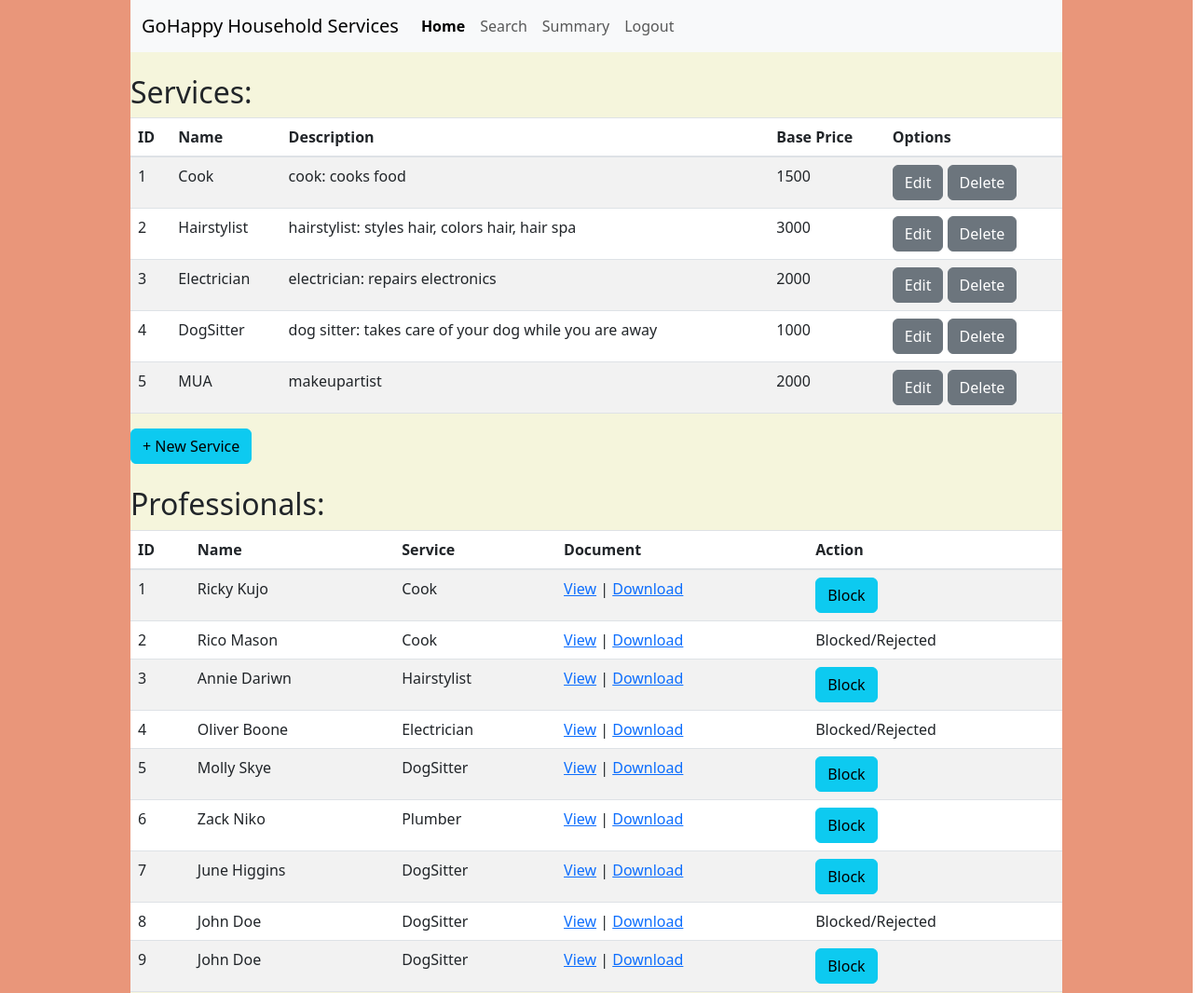
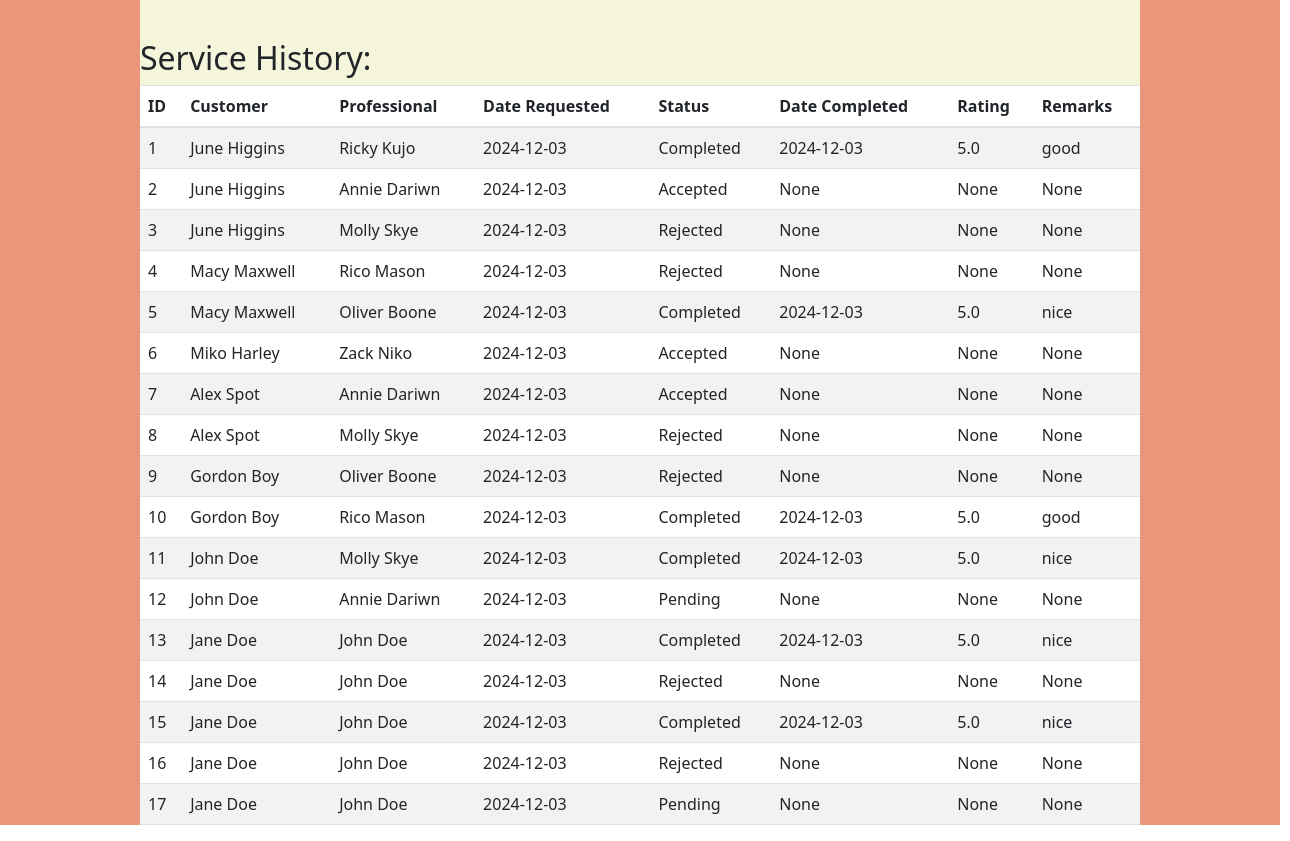
Screenshot of /dashb_admin with the database file from the repository (2 pictures, top to bottom).
### application/models.py (models this page shows)
class Services(db.Model):
    id=db.Column(db.Integer(), primary_key=True)
    name=db.Column(db.String(), nullable=False)
    baseprice=db.Column(db.Integer(), nullable=False)
    descr=db.Column(db.String(), nullable=False)
    searchdescr=db.Column(db.String(), nullable=False)

class Professionals(db.Model):
    userid=db.Column(db.Integer(), nullable=False, primary_key=True)
    fullname=db.Column(db.String(), nullable=False)
    contactno=db.Column(db.Integer(), nullable=False)
    emailid=db.Column(db.String(), nullable=False, unique = True)
    pswd=db.Column(db.String(), nullable=False)
    service=db.Column(db.String(), nullable=False)
    experience=db.Column(db.Integer(), nullable=False)
    address=db.Column(db.String(), nullable=False)
    searchaddress=db.Column(db.String(), nullable=False)
    pincode=db.Column(db.Integer(), nullable=False)
    avg_rating=db.Column(db.Float(), nullable=True)
    docs=db.Column(db.String, nullable=True)
    rating_sum=db.Column(db.Integer(), nullable=True)
    ratings_count=db.Column(db.Integer(), nullable=True)
    active=db.Column(db.String(), nullable=False)
    servicerequest = db.relationship('Servicerequest', backref='professionals')

class Servicerequest(db.Model):
    bookingid=db.Column(db.Integer(), primary_key=True)
    custid=db.Column(db.String(), db.ForeignKey("customers.userid"), nullable=False)
    profesid=db.Column(db.String(), db.ForeignKey("professionals.userid"), nullable=False)
    datecreated=db.Column(db.String(), nullable=False)
    datecompleted=db.Column(db.String(), nullable=True)
    status=db.Column(db.String(), nullable=False)
    ratings=db.Column(db.Float(), nullable=True)
    remarks=db.Column(db.String(), nullable=True)

class Customers(db.Model):
    userid=db.Column(db.Integer(), nullable=False, primary_key=True)
    fullname=db.Column(db.String(), nullable=False)
    contactno=db.Column(db.Integer(), nullable=False)
    emailid=db.Column(db.String(), nullable=False, unique = True)
    pswd=db.Column(db.String(), nullable=False)
    address=db.Column(db.String(), nullable=False)
    searchaddress=db.Column(db.String(), nullable=False)
    pincode=db.Column(db.Integer(), nullable=False)
    servicerequest = db.relationship('Servicerequest', backref='customers')

### application/controllers.py (the view, shortened to what this page needs)
@app.route("/dashb_admin", methods=['GET', 'POST'])
def dashba():
    services=Services.query.all()
    professionals = Professionals.query.all()
    servicereqs = db.session.query(Servicerequest, Customers.fullname.label('customer_name'), Professionals.fullname.label('professional_name')).join(Customers, Servicerequest.custid == Customers.userid).join(Professionals, Servicerequest.profesid == Professionals.userid).all()
    return render_template('dashb_admin.html', services=services, professionals=professionals, servicereqs=servicereqs)

### templates/dashb_admin.html (shortened to what this page needs)
<!DOCTYPE html>
<html lang="en">
<head>
    <link href="https://stackpath.bootstrapcdn.com/bootstrap/4.5.2/css/bootstrap.min.css" rel="stylesheet">
    <link href="https://maxcdn.bootstrapcdn.com/bootstrap/5.3.0/css/bootstrap.min.css" rel="stylesheet">
    <link rel="stylesheet" href="/static/dashb.css">
</head>
<body>
<div id = "main">
<div id = "box">
    <nav class="navbar navbar-expand-lg bg-body-tertiary" style="background-color: #e3f2fd;">
        <div class="container-fluid">
        <a class="navbar-brand" href="#">GoHappy Household Services</a>
        <div class="collapse navbar-collapse" id="navbarNavAltMarkup">
        <div class="navbar-nav">
        <a class="nav-link active" aria-current="page" href="#"><b>Home</b></a>
        <a class="nav-link" href="/search_admin">Search</a>
        <a class="nav-link" href="/summary_admin">Summary</a>
        <a class="nav-link" href="/login_admin">Logout</a>
        </div>
        </div>
        </div>
    </nav>
    <br>
    <h2>Services:</h2>
    {% if services %}
    <table class ="table table-striped">
        <thead>
            <tr>
            <th scope="col"> ID </th>
            <th scope="col"> Name </th>
            <th scope="col"> Description </th>
            <th scope="col"> Base Price </th>
            <th scope="col"> Options </th>
            </tr>
        </thead>
        <tbody>
            {% for s in services %}
                <tr>
                <td>{{s.id}}</td>
                <td>{{s.name}}</td>
                <td>{{s.descr}}</td>
                <td>{{s.baseprice}}</td>
                <td><button type="button" class="btn btn-secondary" data-bs-toggle="modal" data-bs-target="#staticBackdrop{{s.id}}">Edit</button>
                <a href="/deleteservice/{{s.id}}"><div type="button" class="btn btn-secondary">Delete</div></td></a>
                </tr>
            {% endfor %}
        </tbody>
    </table>
    {% else %}
    <br>
    <h4>No Services</h4>
    <br>
    {% endif %}
<form action="/dashb_admin" method="post">
<button type="button" class="btn btn-info" data-bs-toggle="modal" data-bs-target="#exampleModal" data-bs-whatever="@mdo">+ New Service</button>
</form>
</div>
</div>
<br>
<h2>Professionals:</h2>
{% if professionals %}
<table class ="table table-striped">
    <thead>
        <tr>
        <th scope="col"> ID </th>
        <th scope="col"> Name </th>
        <th scope="col"> Service </th>
        <th scope="col"> Document </th>
        <th scope="col"> Action </th>
        </tr>
    </thead>
    <tbody>
        {% for professional in professionals %}
        <tr>
            <td>{{professional.userid}}</td>
            <td>{{professional.fullname}}</td>
            <td>{{professional.service}}</td>
            <td><a href="{{ url_for('view_file', filename=professional.docs) }}" target="_blank">View</a> |
                <a href="{{ url_for('download_file', filename=professional.docs) }}">Download</a></td>
            {% if professional.active == "None" %}
                <td><a href="/approve/{{professional.userid}}" type="button" class="btn btn-info">Approve</a>
                    <a href="/block/{{professional.userid}}" type="button" class="btn btn-info">Reject</a></td>
            {% elif professional.active == "True"%}
                <td><a href="/block/{{professional.userid}}" type="button" class="btn btn-info">Block</a></td>
            {% else %}
                <td>Blocked/Rejected</td>
            {%endif%}
        </tr>
        {%endfor%}
    </tbody>
</table>
{%else%}
    <h3>No professionals</h3>
{%endif%}
<br>
<h2>Service History:</h2>
{% if servicereqs %}
<table class ="table table-striped">
    <thead>
        <tr>
        <th scope="col"> ID </th>
        <th scope="col"> Customer </th>
        <th scope="col"> Professional </th>
        <th scope="col"> Date Requested </th>
        <th scope="col"> Status </th>
        <th scope="col"> Date Completed </th>
        <th scope="col"> Rating </th>
        <th scope="col"> Remarks </th>
        </tr>
    </thead>
    <tbody>
        {% for request, customer_name, professional_name in servicereqs %}
        <tr>
            <td>{{ request.bookingid }}</td>
            <td>{{ customer_name }}</td>
            <td>{{ professional_name }}</td>
            <td>{{ request.datecreated }}</td>
            <td>{{ request.status }}</td>
            <td>{{ request.datecompleted }}</td>
            <td>{{ request.ratings }}</td>
            <td>{{ request.remarks }}</td>
        </tr>
    {% endfor %}
    </tbody>
</table>
{% else %}
    <h4> No services yet</h4>
{%endif%}
</body>
</html>

### static/dashb.css (style rules this page uses)
#main { background-color:darksalmon; width:1280px; min-height:665px; height:auto; }
#box { background-color: beige; width:auto; min-height:665px; height: auto; margin-left: 140px; margin-right: 140px; }

### rows the page displays
Services: id "1", name "Cook", descr "cook: cooks food", baseprice "1500"
Services: id "2", name "Hairstylist", descr "hairstylist: styles hair, colors hair, hair spa", baseprice "3000"
Services: id "3", name "Electrician", descr "electrician: repairs electronics", baseprice "2000"
Services: id "4", name "DogSitter", descr "dog sitter: takes care of your dog while you are away", baseprice "1000"
Services: id "5", name "MUA", descr "makeupartist", baseprice "2000"
Professionals: userid "1", fullname "Ricky Kujo", service "Cook"
Professionals: userid "2", fullname "Rico Mason", service "Cook", active "Blocked/Rejected"
Professionals: userid "3", fullname "Annie Dariwn", service "Hairstylist"
Professionals: userid "4", fullname "Oliver Boone", service "Electrician", active "Blocked/Rejected"
Professionals: userid "5", fullname "Molly Skye", service "DogSitter"
Professionals: userid "6", fullname "Zack Niko", service "Plumber"
Professionals: userid "7", fullname "June Higgins", service "DogSitter"
Professionals: userid "8", fullname "John Doe", service "DogSitter", active "Blocked/Rejected"
Professionals: userid "9", fullname "John Doe", service "DogSitter"
Servicerequest: bookingid "1", fullname "June Higgins", fullname "Ricky Kujo", datecreated "2024-12-03", status "Completed", datecompleted "2024-12-03", ratings "5.0", remarks "good"
Servicerequest: bookingid "2", fullname "June Higgins", fullname "Annie Dariwn", datecreated "2024-12-03", status "Accepted", datecompleted "None", ratings "None", remarks "None"
Servicerequest: bookingid "3", fullname "June Higgins", fullname "Molly Skye", datecreated "2024-12-03", status "Rejected", datecompleted "None", ratings "None", remarks "None"
Servicerequest: bookingid "4", fullname "Macy Maxwell", fullname "Rico Mason", datecreated "2024-12-03", status "Rejected", datecompleted "None", ratings "None", remarks "None"
Servicerequest: bookingid "5", fullname "Macy Maxwell", fullname "Oliver Boone", datecreated "2024-12-03", status "Completed", datecompleted "2024-12-03", ratings "5.0", remarks "nice"
Servicerequest: bookingid "6", fullname "Miko Harley", fullname "Zack Niko", datecreated "2024-12-03", status "Accepted", datecompleted "None", ratings "None", remarks "None"
Servicerequest: bookingid "7", fullname "Alex Spot", fullname "Annie Dariwn", datecreated "2024-12-03", status "Accepted", datecompleted "None", ratings "None", remarks "None"
Servicerequest: bookingid "8", fullname "Alex Spot", fullname "Molly Skye", datecreated "2024-12-03", status "Rejected", datecompleted "None", ratings "None", remarks "None"
Servicerequest: bookingid "9", fullname "Gordon Boy", fullname "Oliver Boone", datecreated "2024-12-03", status "Rejected", datecompleted "None", ratings "None", remarks "None"
Servicerequest: bookingid "10", fullname "Gordon Boy", fullname "Rico Mason", datecreated "2024-12-03", status "Completed", datecompleted "2024-12-03", ratings "5.0", remarks "good"
Servicerequest: bookingid "11", fullname "John Doe", fullname "Molly Skye", datecreated "2024-12-03", status "Completed", datecompleted "2024-12-03", ratings "5.0", remarks "nice"
Servicerequest: bookingid "12", fullname "John Doe", fullname "Annie Dariwn", datecreated "2024-12-03", status "Pending", datecompleted "None", ratings "None", remarks "None"
Servicerequest: bookingid "13", fullname "Jane Doe", fullname "John Doe", datecreated "2024-12-03", status "Completed", datecompleted "2024-12-03", ratings "5.0", remarks "nice"
Servicerequest: bookingid "14", fullname "Jane Doe", fullname "John Doe", datecreated "2024-12-03", status "Rejected", datecompleted "None", ratings "None", remarks "None"
Servicerequest: bookingid "15", fullname "Jane Doe", fullname "John Doe", datecreated "2024-12-03", status "Completed", datecompleted "2024-12-03", ratings "5.0", remarks "nice"
Servicerequest: bookingid "16", fullname "Jane Doe", fullname "John Doe", datecreated "2024-12-03", status "Rejected", datecompleted "None", ratings "None", remarks "None"
Servicerequest: bookingid "17", fullname "Jane Doe", fullname "John Doe", datecreated "2024-12-03", status "Pending", datecompleted "None", ratings "None", remarks "None"
